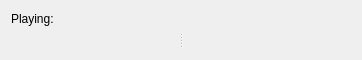
<?xml version="1.0" encoding="UTF-8"?>
<ui version="4.0">
 <class>AudioViewer</class>
 <widget class="QWidget" name="AudioViewer">
  <property name="geometry">
   <rect>
    <x>0</x>
    <y>0</y>
    <width>362</width>
    <height>60</height>
   </rect>
  </property>
  <property name="windowTitle">
   <string>Form</string>
  </property>
  <layout class="QVBoxLayout" name="verticalLayout">
   <item>
    <widget class="QLabel" name="label">
     <property name="text">
      <string>Playing:</string>
     </property>
    </widget>
   </item>
   <item>
    <widget class="QSplitter" name="splitter">
     <property name="orientation">
      <enum>Qt::Horizontal</enum>
     </property>
     <widget class="Phonon::SeekSlider" name="seekSlider"/>
     <widget class="Phonon::VolumeSlider" name="volumeSlider"/>
    </widget>
   </item>
  </layout>
 </widget>
 <customwidgets>
  <customwidget>
   <class>Phonon::SeekSlider</class>
   <extends>QWidget</extends>
   <header location="global">phonon/seekslider.h</header>
  </customwidget>
  <customwidget>
   <class>Phonon::VolumeSlider</class>
   <extends>QWidget</extends>
   <header location="global">phonon/volumeslider.h</header>
  </customwidget>
 </customwidgets>
 <resources/>
 <connections/>
</ui>
